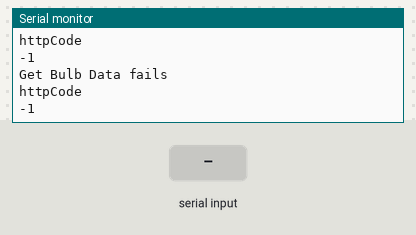
This sketch was run on a simulated ESP8266 (NodeMCU). On the bench: the last lines printed to the serial monitor. The test bench sets the inputs (shaded band). WiFi joins after 1.5 s; servers stay silent unless stated; uploads are accepted with an empty reply.

Above: at 2.7 s.
2.8 s: "devicePort1\n" received over the second serial link
At 3.07 s:
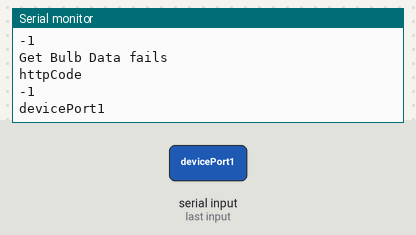
4.4 s: "isBulkReq-true\n" received over the second serial link
At 4.57 s:
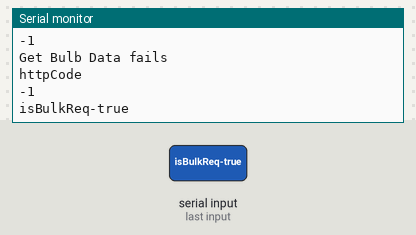

The sketch:

nodeMCU.ino
```cpp
#include <ESP8266WiFi.h>
#include <ESP8266HTTPClient.h>
#include <ArduinoJson.h>
#include <SoftwareSerial.h>

String IncomindData = "";
String Temp = "";
boolean isBulkReq = true;

const char* ssid = "redmiSY";
const char* password = "0913937686";

String url = "ec2-18-217-238-61.us-east-2.compute.amazonaws.com:3000/api/testArduino";

SoftwareSerial NodeSerial(D2, D3);  // RX | TX

void setup() {
    // put your setup code here, to run once:
    pinMode(D2, INPUT);
    pinMode(D3, OUTPUT);
    Serial.begin(115200);
    NodeSerial.begin(4800);

    Serial.print("IoT Foundation URL: ");
    Serial.println(url);

    Serial.print("Connecting to: ");
    Serial.print(ssid);
    WiFi.begin(ssid, password);
    while (WiFi.status() != WL_CONNECTED) {
        delay(500);
        Serial.print(".");
    }

    Serial.print("nWiFi connected, IP address: ");
    Serial.println(WiFi.localIP());
}

void loop() {
    // put your main code here, to run repeatedly:

//read data from arduino
    while (NodeSerial.available() > 0) {
//      Serial.println("From Nodemcu side Inside while");
        char var = NodeSerial.read();
        Temp = String(var);
        IncomindData += Temp;
    }

    Serial.println(IncomindData);

    HTTPClient http;
    http.begin("http://ec2-18-217-238-61.us-east-2.compute.amazonaws.com:3000/api/testArduino");

    int httpCode = http.GET();                                                                  //Send the request

    if (httpCode > 0) { //Check the returning code
        String
        payload = http.getString();   //Get the request response payload
        //Serial.println(payload);                     //Print the response payload

        if (payload.indexOf("devicePort1") > -1) {
            NodeSerial.print(payload);
            NodeSerial.print("\n");
        }

        if (payload.indexOf("isBulkReq-true") > -1) {
            isBulkReq = true;
        }
    } else {
        Serial.println("Get Bulb Data fails");
    }


    Serial.println("httpCode");
    Serial.println(httpCode);
    http.end();

//Send Bulb kwh Data to the server
    if (isBulkReq) {
        http.begin("http://ec2-18-217-238-61.us-east-2.compute.amazonaws.com:3000/api/testArduino");
        http.addHeader("Content-Type", "application/json");

        StaticJsonBuffer < 300 > JSONbuffer;   //Declaring static JSON buffer
        JsonObject & JSONencoder = JSONbuffer.createObject();

        JSONencoder["deviceMessage"] = IncomindData;

        char JSONmessageBuffer[300];
        JSONencoder.prettyPrintTo(JSONmessageBuffer, sizeof(JSONmessageBuffer));
        Serial.println(JSONmessageBuffer);

        int httpCode2 = http.POST(JSONmessageBuffer);
        String payload2 = http.getString();

        Serial.print("POST payload: ");
        Serial.println(payload2);
        Serial.print("HTTP POST Response: ");
        Serial.println(httpCode2); // HTTP code 200 means ok
        http.end();
        isBulkReq = false;
    }

    IncomindData = "";
    delay(100);
}
```

Measured:
- after the input at 2.8 s, the serial monitor: prints a new line after 0.11 s (image 1)
- after the input at 4.4 s, the serial monitor: prints a new line at once (image 2)
